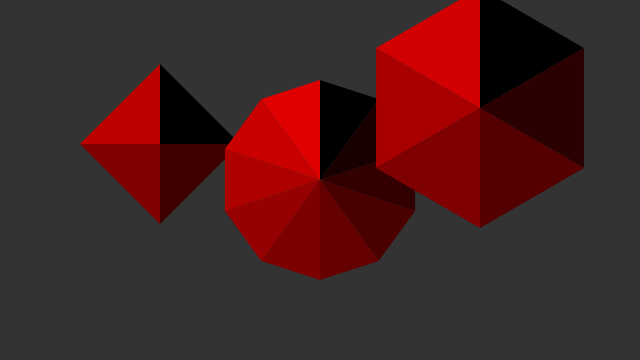
Frame 1 (no input)
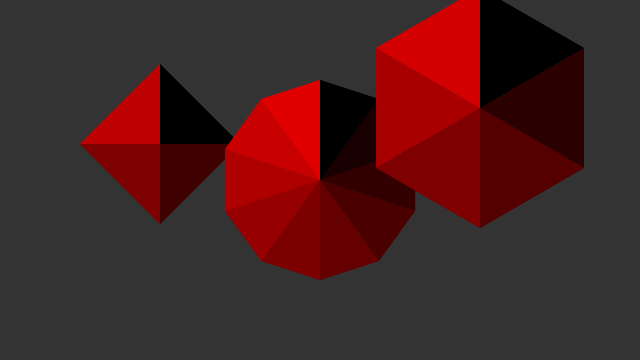
Frame 2 (the mouse pressed at the canvas centre, redrawn once)

The Processing sketch that drew these frames (run headless with seeded random() and noise(); the mouse was pressed at the canvas centre and the sketch redrawn once):

// Processing sketch: Polygone
// ── Polygone.pde
void setup() {
  size(640, 360);
  background(51);
  noStroke();
  noLoop();
}

void draw() {
  drawTarget(width*0.25, height*0.4, 80, 4);
  drawTarget(width*0.5, height*0.5, 100, 10);
  drawTarget(width*0.75, height*0.3, 120, 6);
}


void drawTarget(float xloc, float yloc, int size, int num) {
  float grayvalues = 255/num;
  float steps = 2*PI/num;
  for (int i = 0; i < num; i++) {
    fill(i*grayvalues, 0, 0);
    triangle(xloc, yloc, xloc+size*sin(i*steps), yloc-size*cos(i*steps), xloc+size*sin((i+1)*steps), yloc-size*cos((i+1)*steps));
}
}
